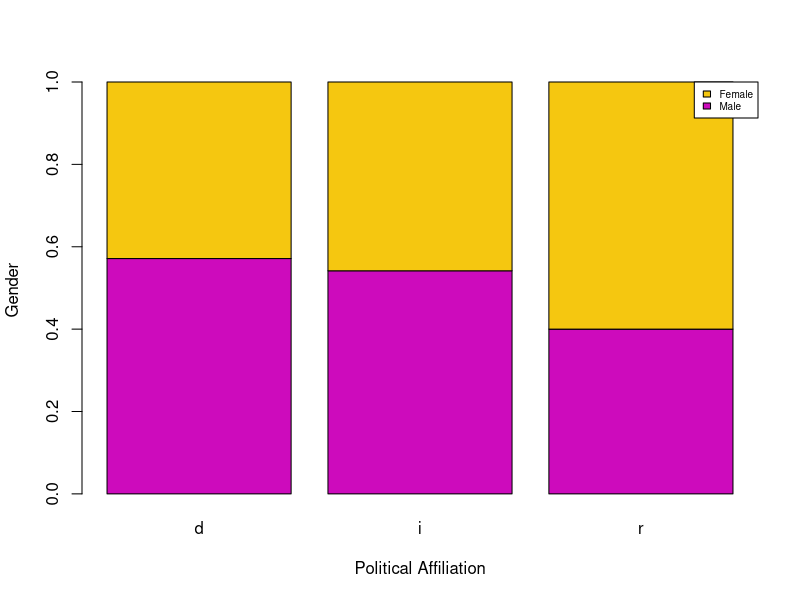
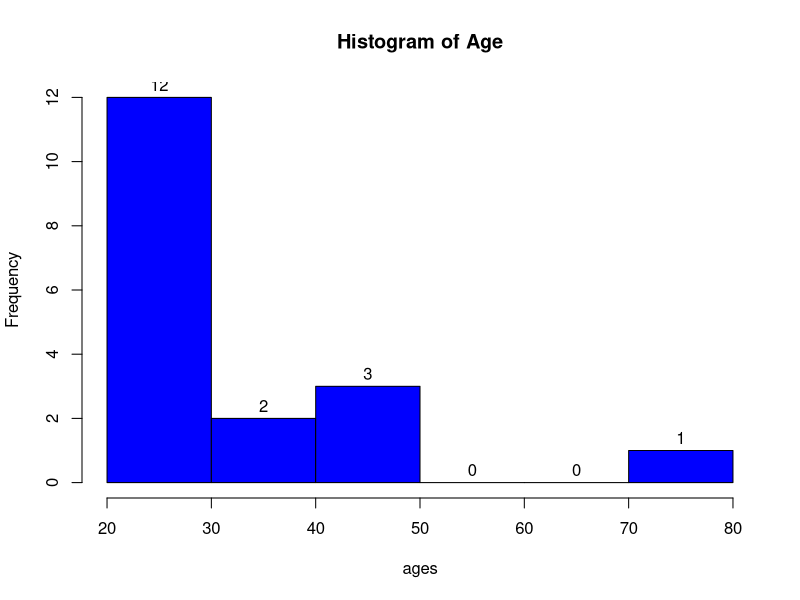

R code for these plots, in order:
data <- read.csv("fl_student_survey.csv", header=TRUE, sep=",", dec=".")

# Task 1
not_vegetarian <- subset(data, vegetarian != 'y')
sample_proportion <- nrow(not_vegetarian) / nrow(data)

population_sd <- sqrt(sample_proportion * (1 - sample_proportion))
sample_size <- nrow(data)
standard_error <- population_sd / sqrt(sample_size)

confidence_level <- 0.95
z_score <- qnorm(1 - (1 - confidence_level) / 2)

margin_of_error <- z_score * standard_error
lower_bound <- sample_proportion - margin_of_error
upper_bound <- sample_proportion + margin_of_error

upper_bound - lower_bound

# Task 2
religiosity_1 <- subset(data, religiosity == 1)
sample_proportion <- nrow(religiosity_1) / nrow(data)

population_sd <- sqrt(sample_proportion * (1 - sample_proportion))
sample_size <- nrow(data)
standard_error <- population_sd / sqrt(sample_size)

confidence_level <- 0.70
z_score <- qnorm(1 - (1 - confidence_level) / 2)

margin_of_error <- z_score * standard_error
lower_bound <- sample_proportion - margin_of_error
lower_bound

# Task 3
male_r_students <- subset(data, gender == 'm' & political_affiliation == 'r')
sample_mean <- mean(male_r_students$college_GPA)
sample_sd <- sd(male_r_students$college_GPA)
sample_size <- nrow(male_r_students)
standard_error <- sample_sd / sqrt(sample_size)
confidence_level <- 0.99
z_score <- qnorm(1 - (1 - confidence_level) / 2)
margin_of_error <- z_score * standard_error
lower_bound <- sample_mean - margin_of_error
upper_bound <- sample_mean + margin_of_error

cat("[", lower_bound, ",", upper_bound, "]\n")

# Task 4
non_ideology_1_students <- subset(data, political_ideology != 1)
sample_mean <- mean(non_ideology_1_students$AIDS)
sample_sd <- sd(non_ideology_1_students$AIDS)
sample_size <- nrow(non_ideology_1_students)
standard_error <- sample_sd / sqrt(sample_size)
confidence_level <- 0.99
z_score <- qnorm(1 - (1 - confidence_level) / 2)

margin_of_error <- z_score * standard_error
lower_bound <- sample_mean - margin_of_error
upper_bound <- sample_mean + margin_of_error

cat("[", lower_bound, ",", upper_bound, "]\n")

# Task 5
male_r_students <- subset(data, gender == 'm' & political_affiliation == 'r')
sample_sd <- sd(male_r_students$college_GPA)
margin_of_error <- 0.01

score <- margin_of_error * sqrt(nrow(male_r_students)) / (sample_sd)
confidance <- pt(score, df = nrow(male_r_students) - 1) - pt(-score, df = nrow(male_r_students) - 1)
confidance * 100
 
  
# Task 6
religiosity_1 <- subset(data, religiosity == 1)
sample_proportion <- nrow(religiosity_1) / nrow(data)
margin_or_error <- 0.03

z_score = margin_or_error / sqrt((sample_proportion * (1 - sample_proportion)) / nrow(religiosity_1))
confidance <- pnorm(z_score) - pnorm(-z_score)
confidance * 100

# Task 7
gender = data$gender
political_affiliation = data$political_affiliation

b =table(gender,political_affiliation)

barplot(
  prop.table(b,2),
  col=c(6,7),
  legend.text=c('Male','Female'),
  args.legend=list(x="topright",cex=0.6),
  xlab = "Political Affiliation", ylab = "Gender"
)

# Task 8
ages <- subset(data, data$high_sch_GPA > 3.5)$age
hist(ages,
     breaks = seq(from = 20, to = 80, by = 10),
     col = 'blue',
     main = 'Histogram of Age',
     labels = TRUE
)




